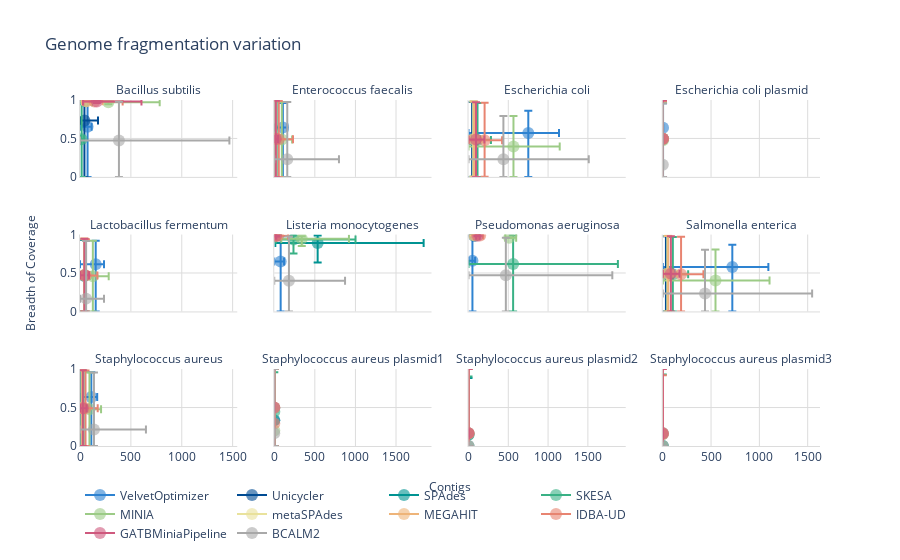

Notebook cell for this chart:
### Markdown cell above
### All Samples

### Code cell
fig=make_subplots(rows=3, cols=4, subplot_titles=[x.replace('_', ' ') for x in sorted(df['Reference'].unique(), key=lambda v: v.upper(), reverse=False)],
                 shared_yaxes=True, shared_xaxes=True, x_title="Contigs", y_title="Breadth of Coverage")
row=1
col=1
for reference in sorted(df['Reference'].unique(), key=lambda v: v.upper(), reverse=False):
    print('--' + reference)
    i=0
    print(row, col)
    for assembler in sorted(df['Assembler'].unique(), key=lambda v: v.upper(), reverse=True):
        print('---' + assembler)
        showlegend=True if col==1 and row==1 else False
        
        contigs = list(df['Contigs'][(df['Assembler'] == assembler) & (df['Reference'] == reference)])
        boc = list(df['Breadth of Coverage'][(df['Assembler'] == assembler) & (df['Reference'] == reference)])
        #print('Contigs: ', contigs, mean(contigs), max(contigs), min(contigs))
        #print('BOC: ', boc, mean(boc), max(boc), min(boc))
        #print("upper_error: ", max(contigs), mean(contigs), max(contigs)-mean(contigs))
        #print("lower_error: ", min(contigs), mean(contigs), mean(contigs)-min(contigs))
        if contigs: #list not empty
            fig.add_trace(go.Scatter(x=[mean(contigs)],
                                     y=[mean(boc)],
                                     error_y=dict(type='data', # value of error bar given in data coordinates
                                                  symmetric=False,
                                                  array=[max(boc)-mean(boc)],
                                                  arrayminus=[mean(boc)-min(boc)],
                                                  visible=True),
                                     error_x=dict(type='data', # value of error bar given in data coordinates
                                                  symmetric=False,
                                                  array=[max(contigs)-mean(contigs)],
                                                  arrayminus=[mean(contigs)-min(contigs)],
                                                  visible=True),
                                     name=assembler, marker=dict(color=COLOURS[i], opacity=0.6, size=12), showlegend=showlegend),
                          col=col, row=row)
        i+=1
    if col == 4:
        col = 1
        row += 1
    else:
        col += 1
        
fig.update_layout(plot_bgcolor='rgb(255,255,255)', title="Genome fragmentation variation")
fig.update_xaxes(showline=True, linewidth=1, linecolor='#DCDCDC', gridcolor='#DCDCDC', rangemode='tozero')
fig.update_yaxes(showline=True, linewidth=1, linecolor='#DCDCDC', gridcolor='#DCDCDC', range=[0, 1])
for i in fig['layout']['annotations']:
    i['font']['size'] = 12
fig.update_layout(legend=dict(
    orientation="h",
    y=-0.1,
    x=0
))
fig.show()
plot(fig, filename='Plots/Genome Fragmentation/all_samples.html', auto_open=False)
